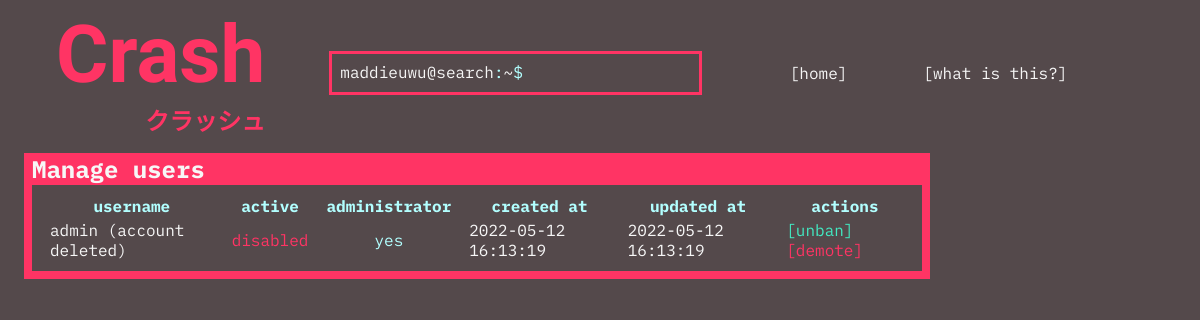
The page /resources/views/admin/users/dashboard.php on the database its author committed.
### tables this page shows
CREATE TABLE IF NOT EXISTS `users` (
  `id_user` INT NOT NULL AUTO_INCREMENT,
  `username` VARCHAR(32) NOT NULL,
  `password` VARCHAR(64) NOT NULL,
  `active` TINYINT NOT NULL DEFAULT 1,
  `administrator` TINYINT UNSIGNED NOT NULL DEFAULT 0,
  `created_at` TIMESTAMP NOT NULL DEFAULT CURRENT_TIMESTAMP,
  `updated_at` TIMESTAMP NOT NULL DEFAULT CURRENT_TIMESTAMP,
  `images_id_image` INT NOT NULL DEFAULT 1,
  PRIMARY KEY (`id_user`),
  UNIQUE INDEX `username_UNIQUE` (`username` ASC),
  INDEX `fk_users_images1_idx` (`images_id_image` ASC),
  CONSTRAINT `fk_users_images1`
    FOREIGN KEY (`images_id_image`)
    REFERENCES `images` (`id_image`)
    ON DELETE NO ACTION
    ON UPDATE NO ACTION);

### resources/elements/user.php (called while the page is built, shortened)
<?php
class User{
  function __construct($username,$password,$images_id_image =1,$administrator=0,$active=1,$id=0,$created_at=null,$updated_at=null){
    $this->id = $id;
    $this->username = $username;
    $this->active = $active;
    $this->administrator = $administrator;
    $this->created_at = $created_at;
    $this->updated_at = $updated_at;
  }
  private static $methods = array(
    'insert'=>"INSERT INTO `users` (id_user,username,password) VALUES (NULL, '%0', '%1')",
    'select'=>"SELECT * FROM `users`",
    'delete'=>"UPDATE `users` SET active=0,updated_at=CURRENT_TIMESTAMP WHERE id_user=%0",
    'update'=>"UPDATE `users` SET password='%0',username='%1',administrator=%2,images_id_image ='%3',active=%4,updated_at=CURRENT_TIMESTAMP WHERE id_user=%5"
  );
  private static function getUsers($optional_sql=""){
    $sql = User::$methods['select']." ".$optional_sql;
    return Database::select($sql, function($row){
      return new User(
      ($row['active']) ? $row['username'] : $row['username']." (account deleted)",
      $row['password'],
      $row['images_id_image'],
      $row['administrator'],
      $row['active'],
      $row['id_user'],
      $row['created_at'],
      $row['updated_at']
      );
    });
  }
  public static function getAllUsers(){
    return User::getUsers();
  }
}
?>

### resources/elements/database.php (called while the page is built, shortened)
<?php
    class Database{
        public static function select($method,$f){
            global $DB_CONNECTION;
            $c = $DB_CONNECTION;
            $result = mysqli_query($c, $method);
            if (mysqli_num_rows($result) == 0) return [];
            while($row = mysqli_fetch_assoc($result)) {
                $results[]=$f($row);
            }
            return $results;
        }
    }
?>

### resources/views/admin/users/dashboard.php (the view, shortened to what this page needs)
<!DOCTYPE html>
    <body>
        <div class="columns">
            <div class="column">
                <div class="window">
                <h2 class="title">Manage users</h2>
                <div class="content">
                    <table>
                    <tr>
                      <th><mark class="info">username</mark></th>
                      <th><mark class="info">active</mark></th>
                      <th><mark class="info">administrator</mark></th>
                      <th><mark class="info">created at</mark></th>
                      <th><mark class="info">updated at</mark></th>
                      <th><mark class="info">actions</mark></th>
                    </tr>
                    <?php
                        foreach(E\User::getAllUsers() as $user){
                            $admin = ($user->administrator) ? "<mark class=\"info\">yes</mark>" : "<mark class=\"success\">no</mark>";
                            $active = ($user->active) ? "<mark class=\"success\">active</mark>" : "<mark class=\"danger\">disabled</mark>";
                            echo "<tr>";
                            echo "<td>$user->username</td>";
                            echo "<td>$active</td>";
                            echo "<td>$admin</td>";
                            echo "<td>$user->created_at</td>";
                            echo "<td>$user->updated_at</td>";
                            echo "<td>";
                            echo ($user->active) ? "<a href=\"/crash/admin/users/disable?id_user=$user->id\"><mark class=\"danger\">[ban]</mark></a>" : "<a href=\"/crash/admin/users/enable?id_user=$user->id\"><mark class=\"success\">[unban]</mark></a>";
                            echo ($user->administrator) ? "<a href=\"/crash/admin/users/demote?id_user=$user->id\"><mark class=\"danger\">[demote]</mark></a>" : "<a href=\"/crash/admin/users/elevate?id_user=$user->id\"><mark class=\"info\">[promote]</mark></a>";
                            echo "</td>";
                            echo "</tr>";
                        }
                    ?>
                    </table>
                </div>
                </div>
            </div>
            <div class="column is-1-4">
            </div>
        </div>
    </body>

### public/css/silica.css (style rules this page uses)
body { font-family: 'IBM Plex Mono', monospace; background-color: var(--background); color: var(--text); }
body * { margin: 0; }
a { text-decoration: none; color: var(--text); }
td:nth-child(2), td:nth-child(3) { text-align: center; }
th { text-align: center; }
th:nth-child(2), th:nth-child(3) { padding-left: .5rem; padding-right: .5rem; }
td { padding-left: .5rem; padding-right: .5rem; }
mark { background: transparent !important; }
mark.danger { color: var(--accent) !important; }
mark.info { color: var(--accent3) !important; }
mark.success { color: var(--accent2) !important; }
.columns { display:flex; }
.column { width: 100%; padding: .5rem; }
.column.is-1-4 { width: 25%; }
.window { border: .5rem solid var(--accent); border-top: 2rem solid var(--accent); height: fit-content; margin: .5rem; background: var(--background); }
.window .title { margin-top: -2rem !important; }
.content { padding: .5rem; }

### rows shown on the page
users: username "admin (account deleted)", active "disabled", administrator "yes", created_at "2022-05-12 16:13:19", updated_at "2022-05-12 16:13:19"
